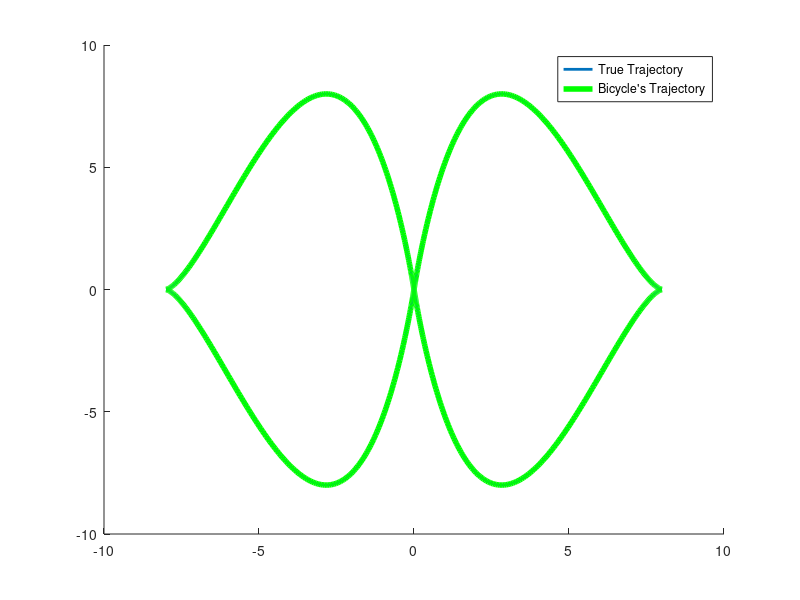

Source code (MATLAB):
Ts = 0.1; 
ITER = 1e3;
t=linspace(-pi,pi,ITER); 
x = 8*sin(t).^3; y = 8*sin((2*t)).^3;
vx  = gradient(x, Ts); vy = gradient(y, Ts);
ax  = gradient(vx, Ts); ay = gradient(vy, Ts);
phi = atan2(vy, vx); 

%resulting forward kinematic velocities
x_f = zeros(1, ITER); y_f = zeros(1, ITER); 

delta_f = 0*pi/180; 

for n=1:ITER-1
    J = [cos(delta_f)*cos(phi(n)) 0; 
         cos(delta_f)*sin(phi(n)) 0;
         0 1];
    J_inv = pinv(J);
    
    X = [vx(n); vy(n); phi(n)];
    B = J_inv*X; %chassis velocities
    
    %forward kinematic
    
    
    x_f(n+1) = x_f(n) + Ts*B(1)*cos(phi(n))*cos(delta_f);
    y_f(n+1) = y_f(n) + Ts*B(1)*sin(phi(n))*cos(delta_f);
    
    


end
hold on 
plot(x, y, 'linewidth', 2)
plot(x_f, y_f, 'g-','linewidth', 4)
legend('True Trajectory', "Bicycle's Trajectory")
hold off
